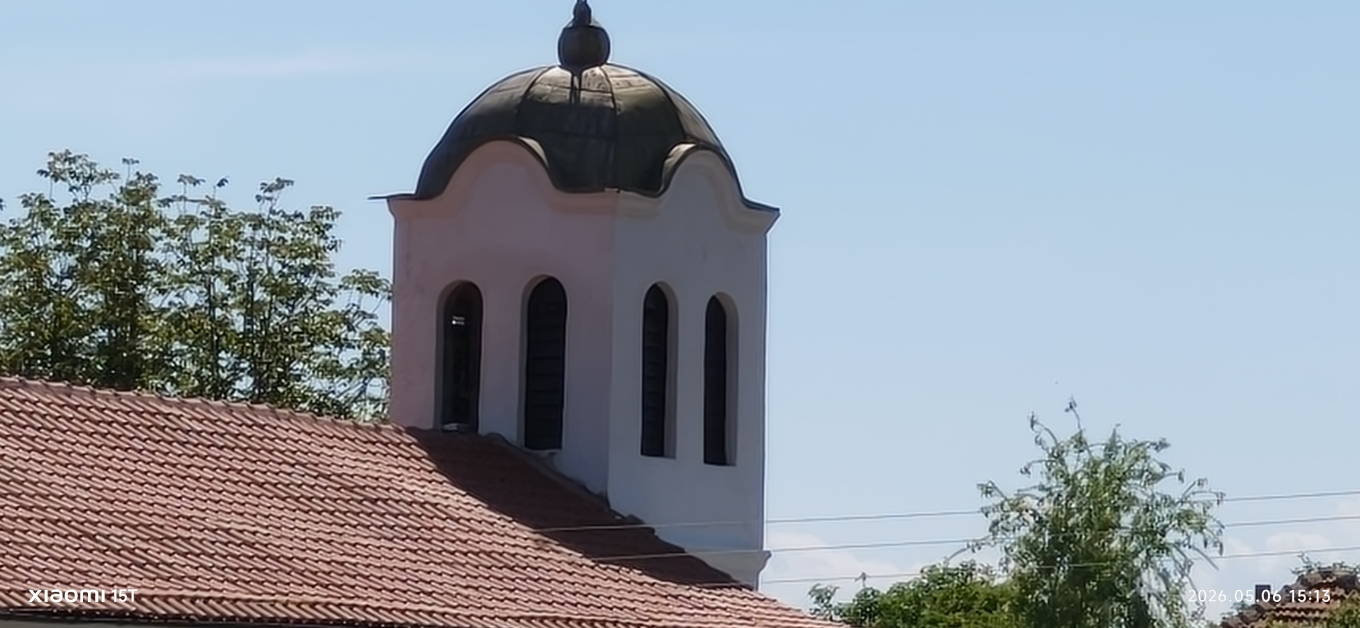
#> input picture images/image3.jpg, 1360 x 628 px
$ python speed_benchmark.py --images ../images/image3.jpg
#> lines starting #> are read from the running program, lines starting #| are printed output that depends on the picture
"""
speed_benchmark.py
-------------------
Benchmarks the detection + description speed of multiple OpenCV
feature extraction algorithms across one or more images.

Usage:
    python speed_benchmark.py --images "../images/image3.jpg"
    python speed_benchmark.py --images "../images/image3.jpg" "../images/image4.jpg"
"""

import time
import argparse
import cv2
import numpy as np
import matplotlib.pyplot as plt
from pathlib import Path

def build_algorithms():
    algos = {}

    algos["ORB"]   = cv2.ORB.create()
    algos["SIFT"] = cv2.SIFT.create()
    algos["AKAZE"] = cv2.AKAZE.create()

    return algos

def benchmark_algorithm(name, detector, image, runs):
    gray = cv2.cvtColor(image, cv2.COLOR_BGR2GRAY) \
        if len(image.shape) == 3 else image

    times   = []
    n_kps   = 0

    for i in range(runs):
        t0 = time.perf_counter()
        kps, des = detector.detectAndCompute(gray, None)
        t1 = time.perf_counter()
        times.append((t1 - t0) * 1000)
        if i == 0:
            n_kps = len(kps) if kps else 0

    times = np.array(times)
    return {
        "name":      name,
        "mean_ms":   float(np.mean(times)),
        "std_ms":    float(np.std(times)),
        "min_ms":    float(np.min(times)),
        "max_ms":    float(np.max(times)),
        "keypoints": n_kps,
    }


def run_benchmarks(images, runs):
    algorithms = build_algorithms()
    aggregated = []

    for name, detector in algorithms.items():
        per_image = []
        kps_total = 0

        for img in images:
            result     = benchmark_algorithm(name, detector, img, runs)
            per_image.append(result["mean_ms"])
            kps_total += result["keypoints"]

        aggregated.append({
            "name":      name,
            "mean_ms":   float(np.mean(per_image)),
            "std_ms":    float(np.std(per_image)),
            "keypoints": kps_total // len(images),
        })

    aggregated.sort(key=lambda r: r["mean_ms"])
    return aggregated


def print_table(results):
    header = f"{'Algorithm':<20} {'Mean (ms)':>10} {'Std (ms)':>10} {'Keypoints':>10}"
    print("\n" + "=" * len(header))
    print(header)
    print("=" * len(header))
    for r in results:
        print(
            f"{r['name']:<20} "
            f"{r['mean_ms']:>10.2f} "
            f"{r['std_ms']:>10.2f} "
            f"{r['keypoints']:>10}"
        )
    print("=" * len(header) + "\n")


def plot_results(results, output_path) -> None:
    Path(output_path).parent.mkdir(parents=True, exist_ok=True)

    names    = [r["name"]      for r in results]
    means    = [r["mean_ms"]   for r in results]
    stds     = [r["std_ms"]    for r in results]
    keypts   = [r["keypoints"] for r in results]

    x = np.arange(len(names))
    width = 0.5
    colors = plt.cm.Set2.colors

    fig, (ax1, ax2) = plt.subplots(1, 2, figsize=(12, 5), constrained_layout=True)
    fig.suptitle("Feature Extraction - Speed Comparison", fontsize=14, fontweight="bold")

    bars = ax1.bar(
        x,
        means,
        width,
        color=colors[:len(names)],
        edgecolor="black",
        linewidth=0.8,
    )
    ax1.set_xticks(x)
    ax1.set_xticklabels(names, rotation=15)
    ax1.set_ylabel("Mean detection time (ms)")
    ax1.set_title("Detection Speed")
    ax1.grid(axis="y", linestyle="--", alpha=0.35)
    ax1.bar_label(bars, fmt="%.1f ms", padding=4, fontsize=8)
    max_mean = max(means) if means else 1.0
    ax1.set_ylim(0, max_mean * 1.2 if max_mean > 0 else 1.0)

    bars2 = ax2.bar(
        x,
        keypts,
        width,
        color=colors[:len(names)],
        edgecolor="black",
        linewidth=0.8,
    )
    ax2.set_xticks(x)
    ax2.set_xticklabels(names, rotation=15)
    ax2.set_ylabel("Keypoints detected (avg)")
    ax2.set_title("Keypoints per Image")
    ax2.grid(axis="y", linestyle="--", alpha=0.35)
    ax2.bar_label(bars2, padding=4, fontsize=8)
    max_keypts = max(keypts) if keypts else 1
    ax2.set_ylim(0, max_keypts * 1.35 if max_keypts > 0 else 1.0)

    plt.savefig(output_path, dpi=180, bbox_inches="tight")
    print(f"[INFO] Chart saved → {output_path}")
    plt.show()


def parse_args():
    parser = argparse.ArgumentParser(
        description="Benchmark OpenCV feature extraction algorithms."
    )
    parser.add_argument(
        "--images", nargs="+", required=True,
        help="Path(s) to input image(s).",
    )
    parser.add_argument(
        "--runs", type=int, default=10,
        help="Number of repeated runs per algorithm (default: 10).",
    )
    return parser.parse_args()


def load_images(paths):
    images = []
    for p in paths:
        print(p)
        img = cv2.imread(p)
        if img is None:
            print(f"[WARN] Could not load image: {p} – skipping.")
            continue
        images.append(img)
    if not images:
        raise FileNotFoundError("No valid images were loaded. Check your --images paths.")
    return images


def main():
    args   = parse_args()
    print(args)
    images = load_images(args.images)
#> in load_images, img is the input picture: shape (628, 1360, 3); mean B, G, R 162.3, 152.6, 144.8
#> images = 1 item

    print(f"[INFO] Loaded {len(images)} image(s).")
#| [INFO] Loaded 1 image(s).
    print(f"[INFO] Running each algorithm {args.runs} time(s) per image …\n")

    results = run_benchmarks(images, runs=args.runs)
#> the loop in run_benchmarks, `for name, detector in algorithms.items():` made 3 passes
#> pass 1, in benchmark_algorithm, `gray = cv2.cvtColor(image, cv2.COLOR_BGR2GRAY) \ if len(image.shape) =..`:
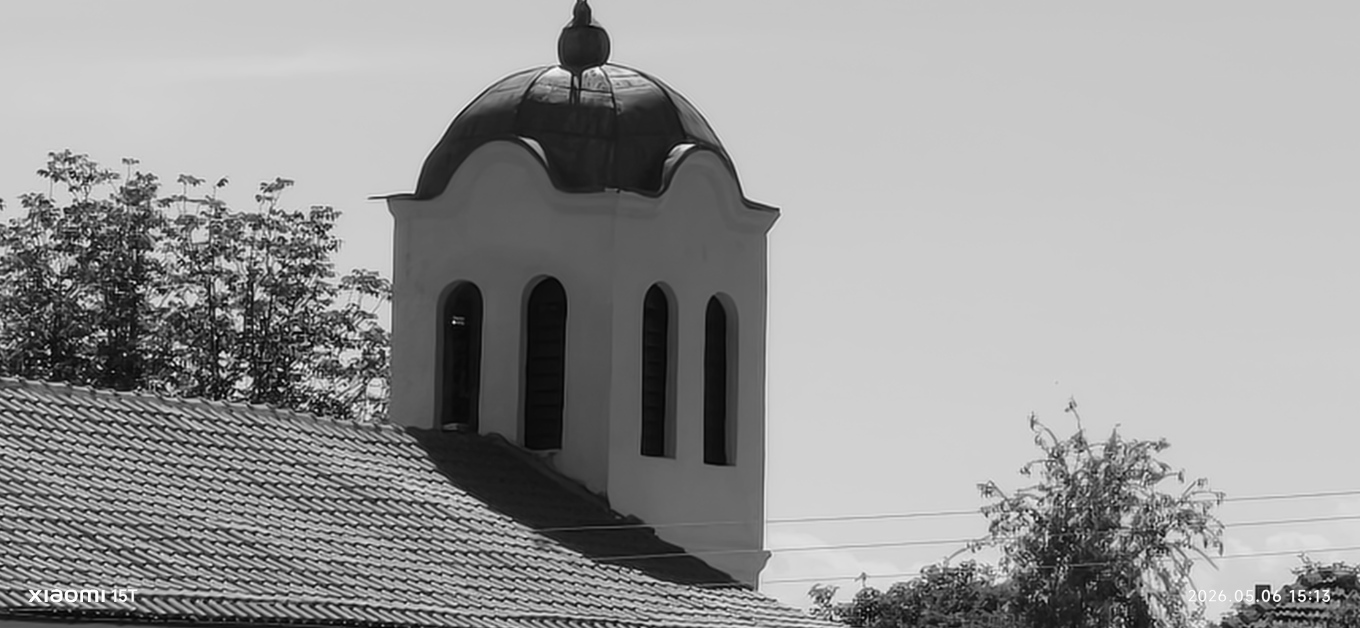
#> gray: shape (628, 1360); min 0, max 255, mean 151.3
#> after the loop in run_benchmarks, `for name, detector in algorithms.items():`: aggregated = 3 items
#> results = 3 items
    print_table(results)
#> the loop in print_table, `for r in results:` made 3 passes
#| ORB                       22.02       0.00        500
#| AKAZE                    222.71       0.00       4142
#| SIFT                     690.95       0.00      11068

    output_path = "benchmarks/results/speed_comparison.png"

    plot_results(results, output_path)
#> in plot_results, `names    = [r["name"]      for r in results]`: names = ['ORB', 'AKAZE', 'SIFT']
#> in plot_results, `means    = [r["mean_ms"]   for r in results]`: means = [22.02, 222.7, 690.9]
#> in plot_results, `stds     = [r["std_ms"]    for r in results]`: stds = [0, 0, 0]
#> in plot_results, `keypts   = [r["keypoints"] for r in results]`: keypts = [500, 4142, 11068]
#> in plot_results, `x = np.arange(len(names))`: x = [0, 1, 2]
#> in plot_results, `max_mean = max(means) if means else 1.0`: max_mean = 690.9
#> in plot_results, `max_keypts = max(keypts) if keypts else 1`: max_keypts = 11068
#> in plot_results, `plt.savefig(output_path, dpi=180, bbox_inches="tight")`:
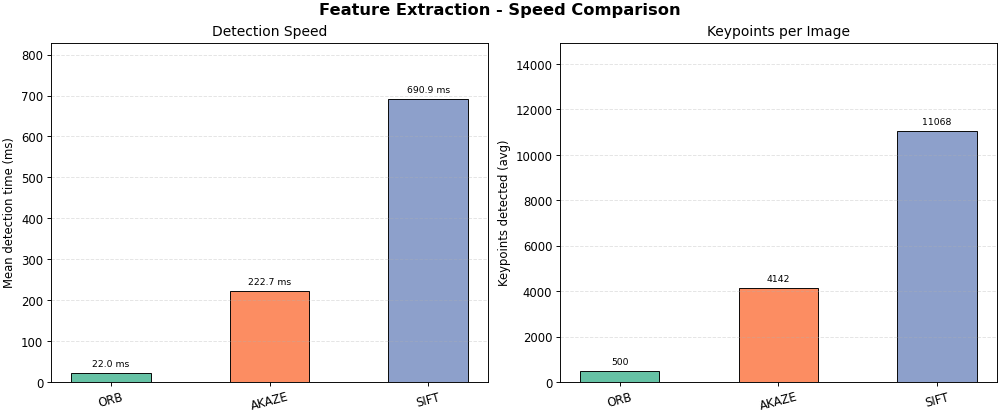
#> figure drawn by matplotlib, 2 panels; panel 1: tallest bar 690.9 high, from x = 1.75 to 2.25; panel 2: tallest bar 11068 high, from x = 1.75 to 2.25


if __name__ == "__main__":
    main()

$ run again, on images/image4.jpg
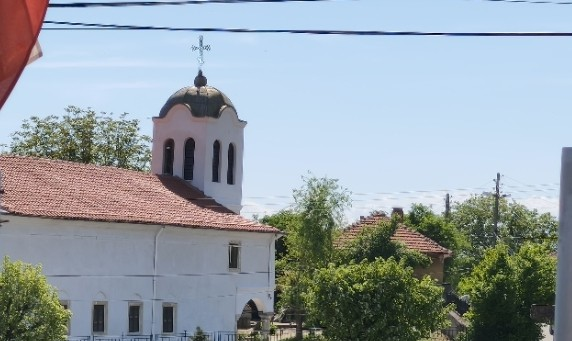
#> input picture images/image4.jpg, 572 x 341 px, given in place of images, which was not available
#> in load_images, img is the input picture: shape (341, 572, 3); mean B, G, R 165.8, 159.4, 148.8
#> images = 1 item
#| [INFO] Loaded 1 image(s).
#> the loop in run_benchmarks, `for name, detector in algorithms.items():` made 3 passes
#> pass 1, in benchmark_algorithm, `gray = cv2.cvtColor(image, cv2.COLOR_BGR2GRAY) \ if len(image.shape) =..`:
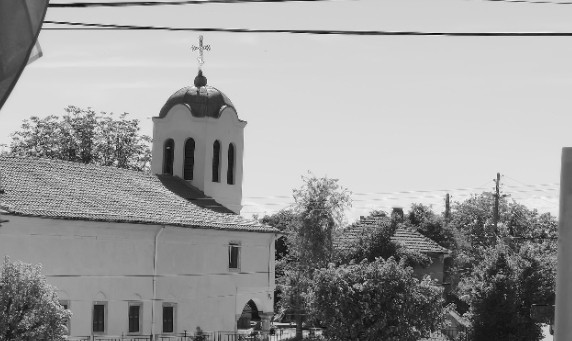
#> gray: shape (341, 572); min 4, max 246, mean 156.9
#> after the loop in run_benchmarks, `for name, detector in algorithms.items():`: aggregated = 3 items
#> the loop in print_table, `for r in results:` made 3 passes
#| ORB                        5.87       0.00        500
#| AKAZE                     47.54       0.00        509
#| SIFT                      98.12       0.00        971
#> names = ['ORB', 'AKAZE', 'SIFT']
#> means = [5.87, 47.54, 98.12]
#> stds = [0, 0, 0]
#> keypts = [500, 509, 971]
#> x = [0, 1, 2]
#> max_mean = 98.12
#> max_keypts = 971
#> in plot_results, `plt.savefig(output_path, dpi=180, bbox_inches="tight")`:
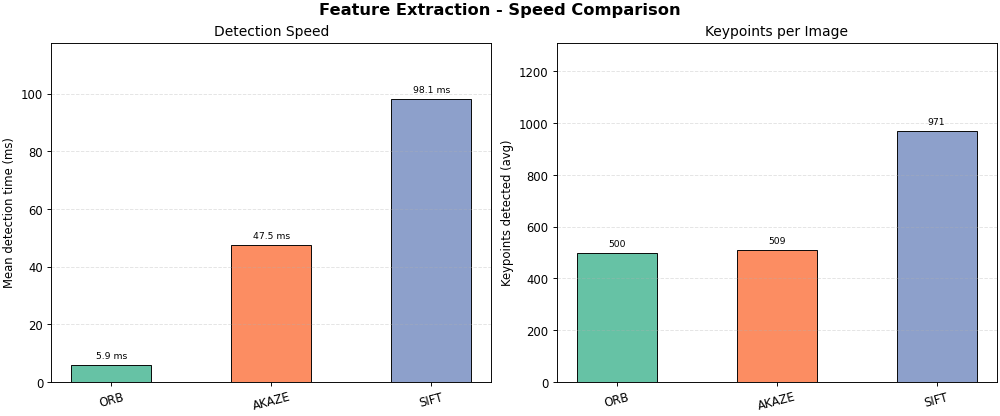
#> figure drawn by matplotlib, 2 panels; panel 1: tallest bar 98.12 high, from x = 1.75 to 2.25; panel 2: tallest bar 971 high, from x = 1.75 to 2.25
